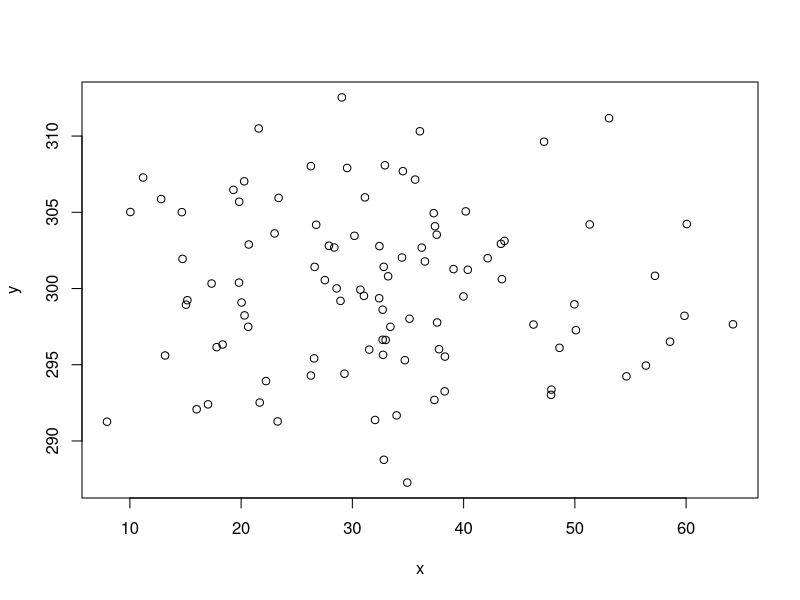

The R script that drew this image: (Note: this script raises an error after producing the figure.)

# this is an example first script that simulates a dataset

# simulating two variables
x <- rnorm(mean=34, sd = 12, n = 100)
y <- rnorm(mean=300, sd = 5, n = 100)
plot(x,y)

# adding a categorical predictor
predictor <- c(rep("control",length(x)/2),
               rep("treatment",length(x)/2))


# two changes

# three changes

data.sim <- data.frame(cbind(x,y,predictor))

write.csv(data.sim,
          file = "data/our_simulated_data.csv",
          row.names = FALSE)
